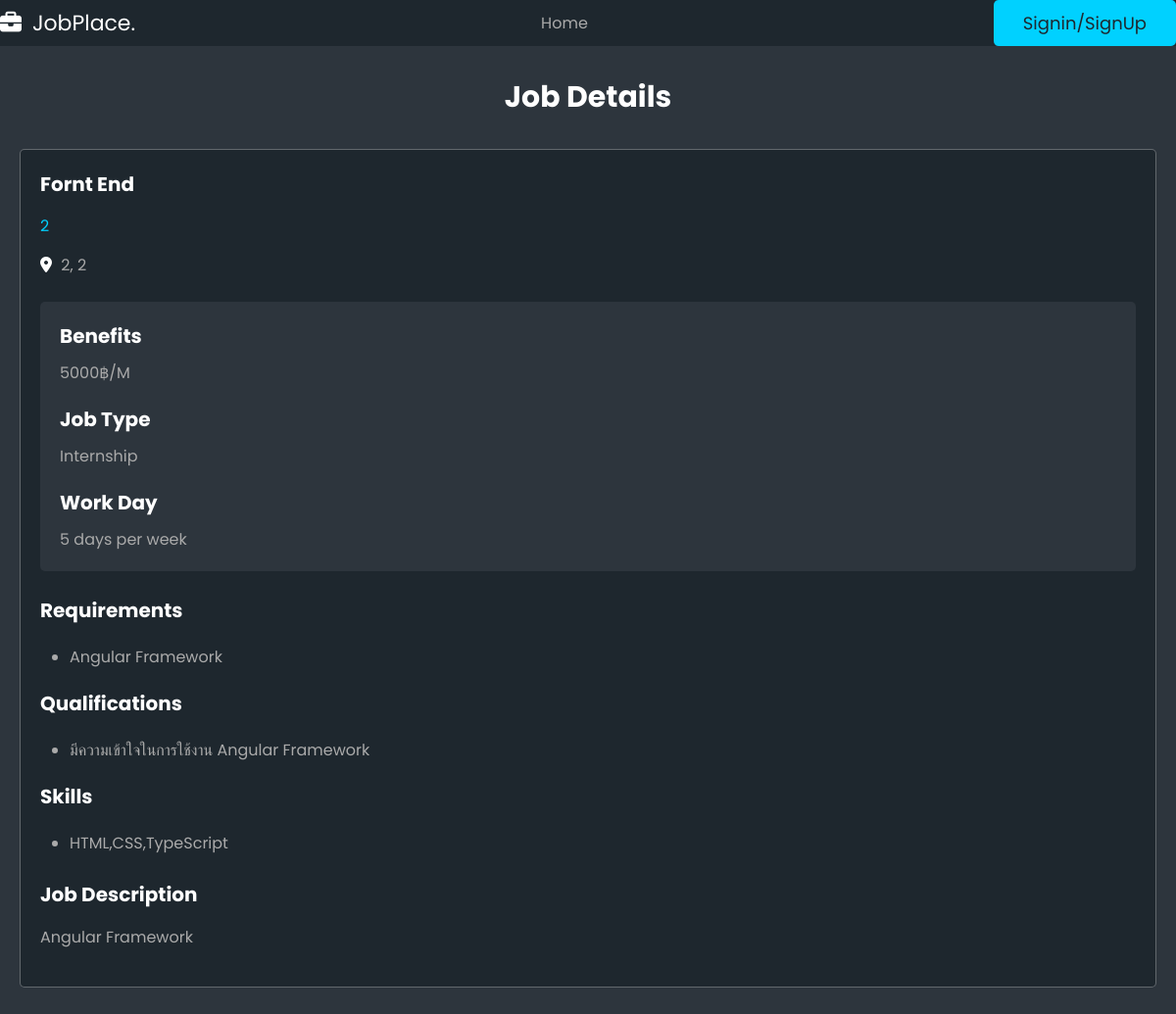
The app's page /viewjob/1/, older data.
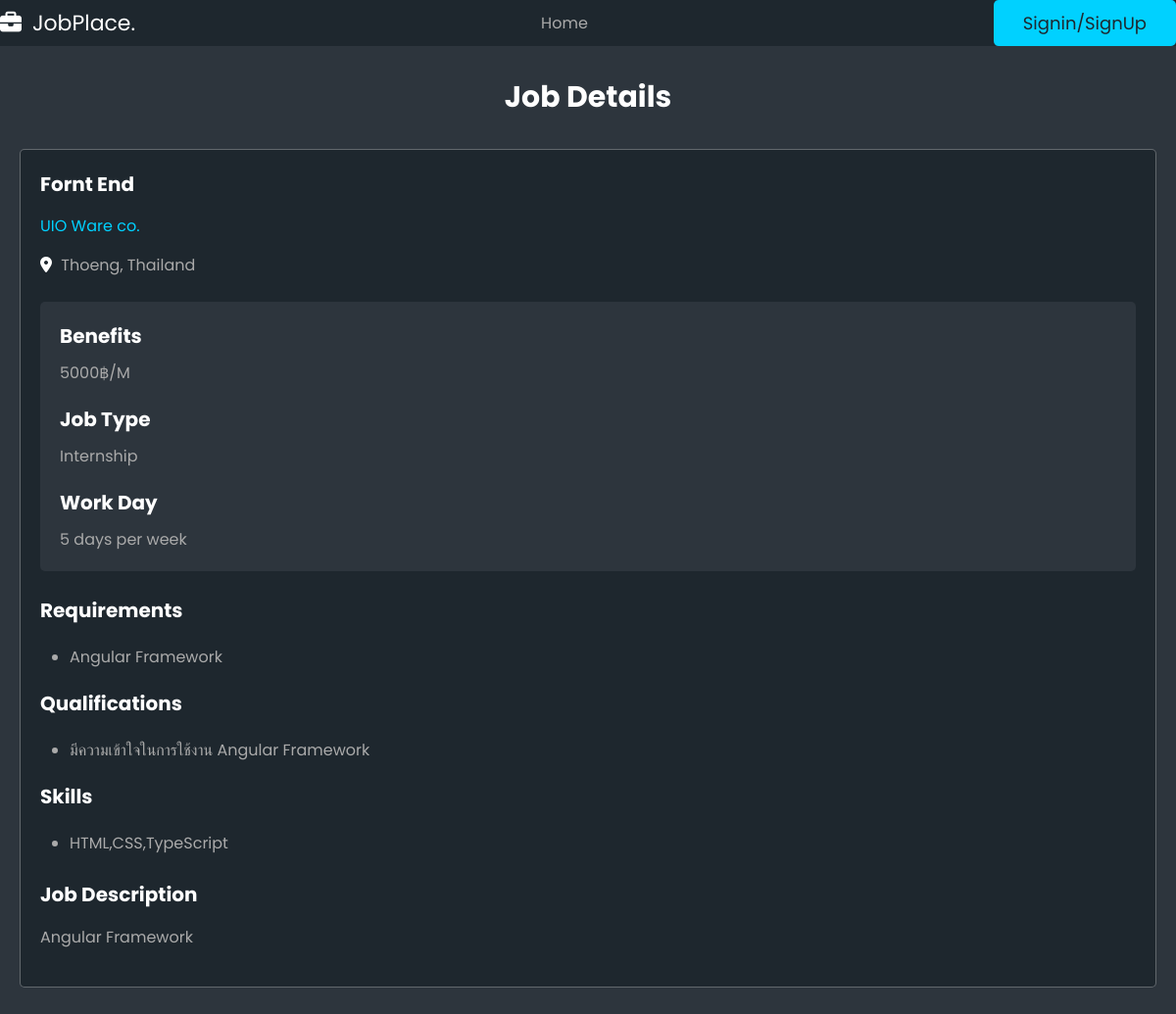
The same page, newer data.
### usertype/models.py (models this page shows, shortened)
class Job(models.Model):
    jobname = models.CharField(max_length=255)
    jobdes = models.CharField(max_length=255)
    worktype = models.CharField(max_length=255)
    quality = models.CharField(max_length=255)
    benefit = models.CharField(max_length=255)
    workstart = models.TimeField()
    workend = models.TimeField()
    workday = models.CharField(max_length=255)
    requirement = models.CharField(max_length=255)
    qualifications = models.CharField(max_length=255)
    skills = models.CharField(max_length=255)
    company = models.CharField(max_length=255)
    city = models.CharField(max_length=255)
    country = models.CharField(max_length=255)

### usertype/views.py (the view)
# urls.py: path("viewjob/<str:job_id>/", views.viewjob, name="view_job"),  # View job page
def viewjob(request, job_id):
    job = Job.objects.get(id=job_id)
    return render(request, "userweb/view_job.html", {"job": job})

### usertype/templates/userweb/view_job.html (shortened to what this page needs)
<!DOCTYPE html>
<html lang="en">
  <head>
    {% load static %}
    <link rel="stylesheet" href="{% static "css/style.css" %}" />
  </head>
  <body>
    {% include "navbarmain.html" %}
    <section class="job-details">
      <h1 class="heading">job details</h1>
      <div class="details">
        <div class="job-info">
          <h3>{{ job.jobname }}</h3>
          <a href="view_company.html">{{ job.company }}</a>
          <p><i class="fas fa-map-marker-alt"></i> {{ job.city }}, {{job.country }}</p>
        </div>
        <div class="basic-details">
          <h3>benefits</h3>
          <p>{{ job.benefit }}</p>
          <h3>job type</h3>
          <p>{{ job.worktype }}</p>
          <h3>Work day</h3>
          <p>{{ job.workday }}</p>
        </div>
        <ul>
          <h3>requirements</h3>
          <li>{{ job.requirement }}</li>
        </ul>
        <ul>
          <h3>qualifications</h3>
          <li>{{ job.qualifications }}</li>
        </ul>
        <ul>
          <h3>skills</h3>
          <li>{{ job.skills }}</li>
        </ul>
        <div class="description">
          <h3>job description</h3>
          <p>
            {{ job.jobdes }}
          </p>
        </div>
      </div>
    </section>
    <section></section>
  </body>
</html>

Row changes from the older to the newer data that the page shows:
changed Job "Fornt End": company "2" → "UIO Ware co."; city "2" → "Thoeng"; country "2" → "Thailand"
